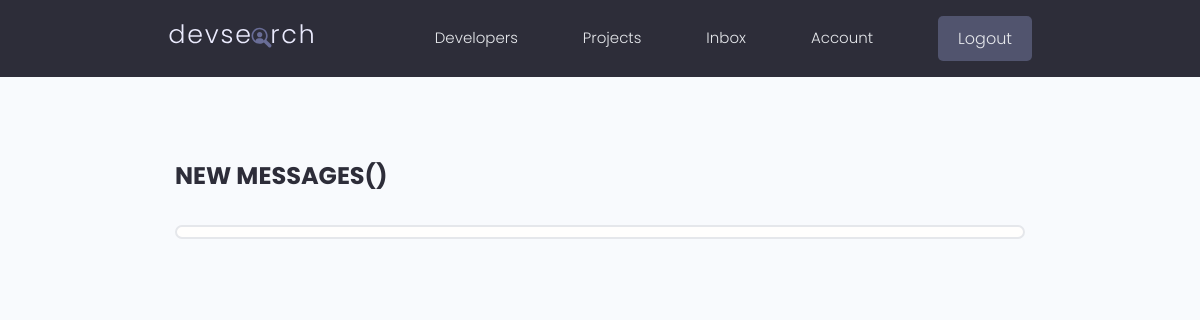
Before: /inbox/ (signed in) with the older database file.
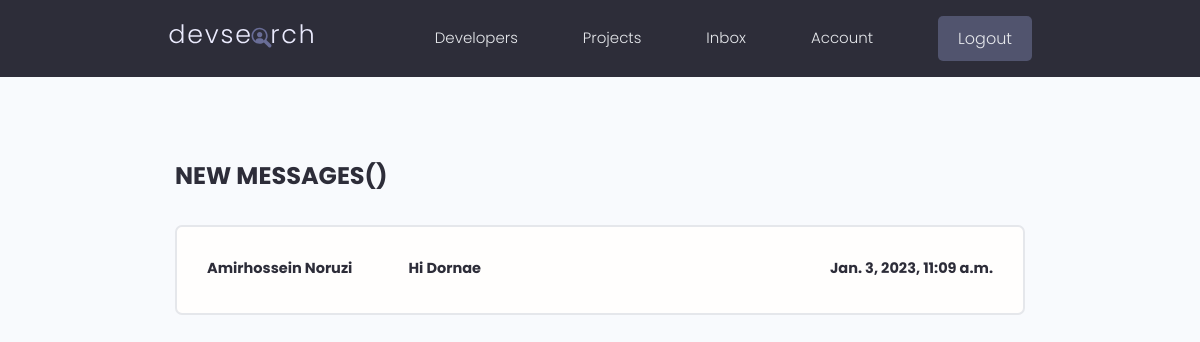
After: the same page with the newer database file.
### users/models.py (models this page shows, shortened)
class Message(models.Model):
    sender = models.ForeignKey(Profile, on_delete=models.SET_NULL, null=True, blank=True)
    recipient = models.ForeignKey(Profile, on_delete=models.SET, null=True, blank=True, related_name="messages")
    name = models.CharField(max_length=200, null=True, blank=True)
    email = models.EmailField(max_length=200, null=True, blank=True)
    subject = models.CharField(max_length=200, null=True, blank=True)
    body = models.TextField()
    is_read = models.BooleanField(default=False, null=True)
    created = models.DateTimeField(auto_now_add=True)
    id = models.UUIDField(default=uuid.uuid4, primary_key=True, unique=True, editable=False)
    class Meta:
        ordering = ['is_read', '-created']

### users/views.py (the view)
# urls.py: path('inbox/', views.inbox, name='inbox'),
@login_required(login_url='login')
def inbox(request):
    profile = request.user.profile
    messageRequests = profile.messages.all()
    unreadCount = messageRequests.filter(is_read=False).count()
    context = {
        'messageRequests': messageRequests,
        'inreadCount': unreadCount,
    }
    return render(request, 'users/inbox.html', context)

### users/templates/users/inbox.html (shortened to what this page needs)
{% extends 'base.html' %}
{% block content %}
<main class="inbox my-xl">
    <div class="content-box">
        <h3 class="inbox__title">New Messages()</h3>
        <ul class="messages">
            {% for message in messageRequests %}
                {% if message.is_read == False %}
                <li class="message message--unread">
                {% else %}
                <li class="message">
                {% endif %}
                    <a href="{% url 'message' message.id %}">
                        <span class="message__author">{{message.name}}</span>
                        <span class="message__subject">{{message.subject}}</span>
                        <span class="message__date">{{message.created}}</span>
                    </a>
                </li>
            {% endfor %}
        </ul>
    </div>
</main>
{% endblock content %}

Changed rows visible on the page:
added Message: name "Amirhossein Noruzi", subject "Hi Dornae", created "Jan. 3, 2023, 11:09 a.m."
